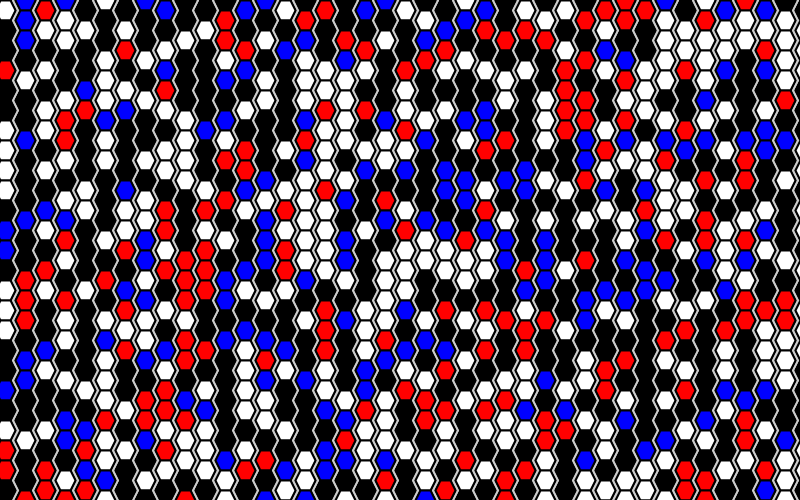
Frame 1 (no input)
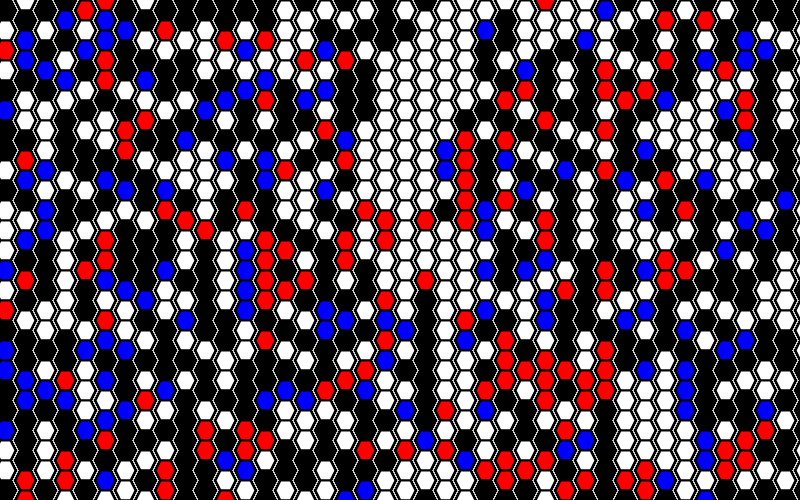
Frame 60 (the mouse pressed at the canvas centre just before this capture)
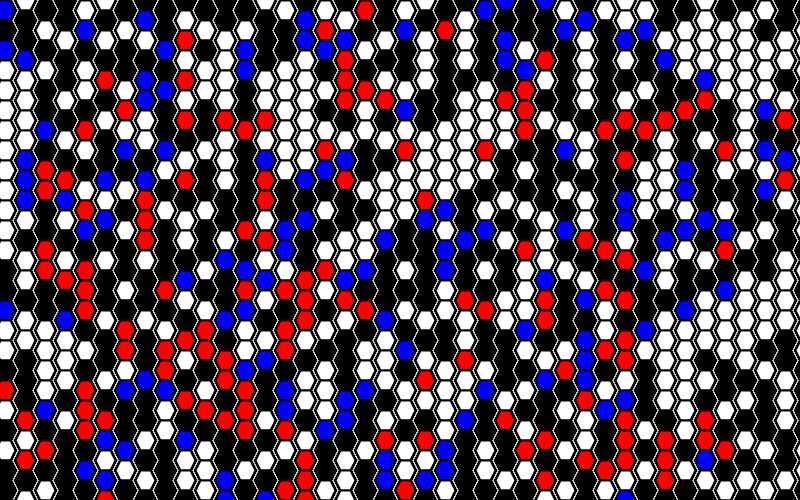
Frame 120 (the mouse held since frame 60 and released just before this capture)

The Processing sketch that drew these frames (run headless with seeded random() and noise(); from frame 60 on, the mouse is pressed at the canvas centre):

// Processing sketch: The_OppCA
// ── The_OppCA.pde

COL col;
void setup()
{
  size(800,500);
  col = new COL(20,40);
  col.display();
}

void draw()
{
  col.generate();
  col.display();
}

void mousePressed()
{
 col.generate();
  col.display();
}
// ── COL.pde
class COL
{
  float cellHeight;
  float cellWidth;
  Cell[][] board;
  int[][] nextgan;
  int row;
  int col;
  PVector firstLeft;
  PVector firstRight;
  PVector secondLeft;
  PVector secondRight;
  float setoff = 0;
  
  COL(int h,int w)
  {
      cellHeight = h;
      cellWidth = w;
      row = result(height,h)*2+2;
      col = result(width,w)*2+2;
      println("the row is "+row);
      println("the col is"+col);
      board = new Cell[row][col];
      nextgan = new int[row][col];
      init();
  }
  
  void init()
  {
    firstLeft = new PVector(0-cellWidth/2,0-cellHeight/2-cellHeight);
    firstRight = new PVector(0,0-cellHeight/2-cellHeight);
    secondRight = new PVector(0,0-cellHeight);
    secondLeft = new PVector(0-cellWidth/2,0-cellHeight);
    int ji,ou ;
    ji = ou = 0;
    for(int j = 0;j<col;j++)
    {
      //ji = ou = 0;
       for(int i = 0;i<row;i++)
       {
         PVector left;
         PVector right;
          if(j%2==0)
          {
              left = new PVector(firstLeft.x+j*cellWidth/2-setoff,firstLeft.y+i*cellHeight);
              right = new PVector(firstRight.x+j*cellWidth/2-setoff,firstRight.y+i*cellHeight);
              ou++;
          }else
          {
            left = new PVector(secondLeft.x+j*cellWidth/2-setoff,secondLeft.y+i*cellHeight);
            right = new PVector(secondRight.x+j*cellWidth/2-setoff,secondRight.y+i*cellHeight);
            ji++;
          }
          board[i][j] = new Cell(cellHeight,cellWidth,left,right);
          board[i][j].set();
       }
    }
  }
  
  void display()
  {
     for(int j = 0;j<col;j++)
     {
        for(int i = 0;i<row;i++)
        {
           board[i][j].display(); 
        }
     }
  }
    
  int result(float a,float b)
  {
      float s = a/b;
      int t = (int)s;
      if(s-t>=0.5)
      return t+1;
      return t;
  }
  
  void generate()
  {
     for(int i=1;i<row-1;i++)
     {
        for(int j = 1;j<col-1;j++)
        {
            nextgan[i][j] = rule(i,j);
            //board[i][j].setState();
        }
     }
     for(int i = 1;i<row-1;i++)
     {
        for(int j = 1;j<col-1;j++)
        {
           board[i][j].setState(nextgan[i][j] );
        }
     }
  }
  
  int rule(int x,int y)
  {
    //println("go in");
    int count = 0;
    int self = board[x][y].state;
   for(int i = x-1;i<=x+1;i++)
   {
      if(i<x)
      {
          count+=board[i][y].state;
          count+=board[i][y+1].state;
      }else if(i==x)
      {
          count+=board[i][y-1].state;
          count+=board[i][y+1].state;
      }else
      {
          count+=board[i][y+1].state;
          count+=board[i][y].state;
      }
   }
   if(self==1&&count<2) {float p = random(1);if(p<0.8)self = 0;}
   else if(self==1&&count>3) {float p = random(1);if(p<0.6) self = 0;}
   else if(self==0&&count==3) self = 1;
   return self;
  }
}
// ── Cell.pde
class Cell
{
  PVector left;
  PVector right;
  float h;
  float w;
  int state;
  int previous;
  
  Cell(float _h,float _w,PVector _left,PVector _right)
  {
    w = PVector.dist(_left,_right);
    h = _h;
    left = _left;
    right = _right;
  }
  
  void set()
  {
     previous =state = (int)random(2);
  }
  void display()
  {
    stroke(0);
    strokeWeight(2);
    if(previous==0&&state==1)
    {
     fill(0,0,255);
     // to set bule
    }else if(state==1){
      fill(0);
      //to set black
    }else if(previous==1&&state==0)
    {
      fill(255,0,0);
      //to set red
    }else 
    fill(255);
    pushMatrix();
    translate(left.x,left.y);
    beginShape();
    vertex(0,0);
    vertex(w/2,0);
    vertex(w/2+w/4,h/2);
    vertex(w/2,h);
    vertex(0,h);
    vertex(-w/4,h/2);
    endShape(CLOSE);
    popMatrix();
  }
  
  void setState(int _state)
  {
    previous = state;
    state = _state;
  }
}
